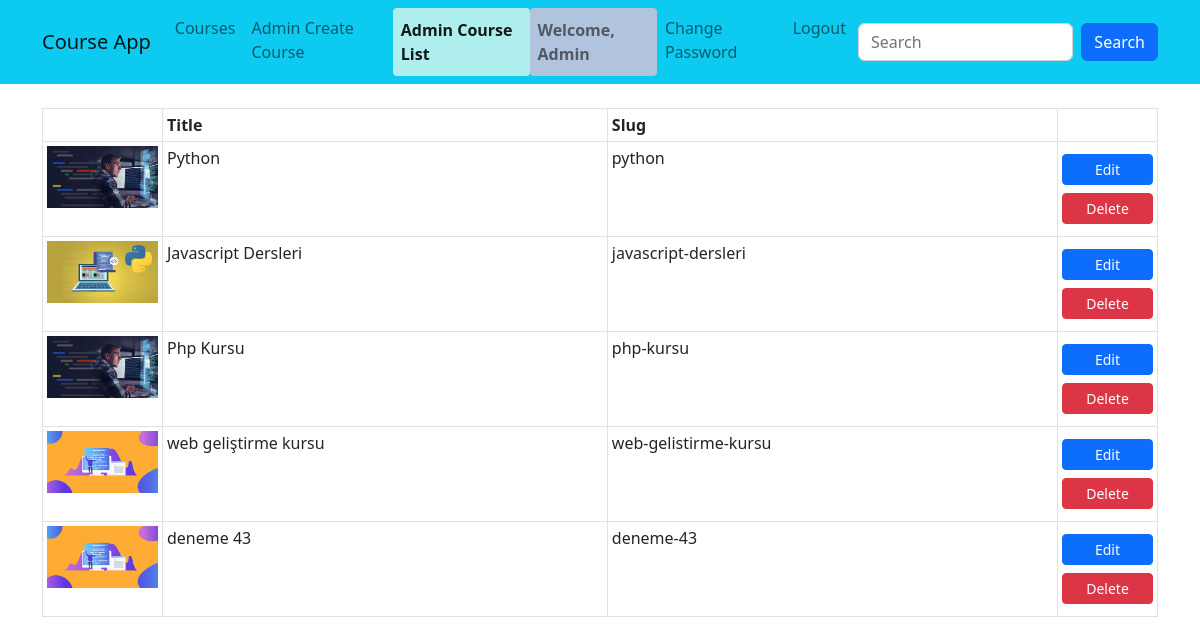
/courses/course-list (signed in), run on the app's committed database.
### courses/models.py (models this page shows, shortened)
class Course(models.Model):
    title = models.CharField(max_length=50)
    description =models.TextField()
    image = models.ImageField(upload_to="images",default="")
    date = models.DateField(auto_now_add=True)
    isActive = models.BooleanField(default=False)
    isHome = models.BooleanField(default=False)
    slug = models.SlugField(null=False,default="",unique=True, db_index=True,blank=True,editable=False)
    categories = models.ManyToManyField(Category,related_name="kurslar",blank=True)

### courses/views.py (the view)
# urls.py: path("course-list",views.courseList, name="course_list"),
@user_passes_test(isAdmin)
def courseList(request):
    courses = Course.objects.all()
    return render(request,"courses/course-list.html",{
        "courses":courses,
    })

### courses/views.py (called while the page is built)
def isAdmin(user):
    return user.is_superuser

### courses/templates/courses/course-list.html (shortened to what this page needs)
{% extends "layout.html" %}
{% load static %}
{% block css_files %}
    <link rel="stylesheet" href="{% static "/courses/css/style.css" %}">
{% endblock css_files %}
{% block content %}
    <div class="container">
        <div class="row mt-4">
            <div class="col-12">
                <table class="table table-sm table-bordered">
                    <thead>
                        <tr>
                            <th style="width: 120px;"></th>
                            <th>Title</th>
                            <th>Slug</th>
                            <th style="width: 100px;"></th>
                        </tr>
                    </thead>
                    <tbody>
                        {% for course in courses %}
                        <tr>
                            <td><img class = "img-fluid" src="{{course.image.url}}" alt="{{course.slug}}"></td>
                            <td>{{course.title}}</td>
                            <td>{{course.slug}}</td>
                            <td class="align-middle">
                                <a href="{% url "course_edit" course.slug %}" class="btn btn-primary btn-sm w-100 mb-2 mt-2">Edit</a>
                                <a href="{% url "course_delete" course.slug %}" class="btn btn-danger btn-sm w-100 mb-2">Delete</a>
                            </td>
                        </tr>
                    {% endfor %}
                    </tbody>
                </table>
            </div>
        </div>
    </div>
{% endblock content %}

### templates/partials/_nav.html (shortened to what this page needs)
<nav class = "navbar navbar-expand-lg bg-info">
    <div class="container">
        <a href="{% url "courses" %}" class="navbar-brand">Course App</a>
        <div class="collapse navbar-collapse" id="navbar">
            <ul class="navbar-nav me-auto">
                <li class="nav-item">
                    <a href="{% url "courses" %}" class="nav-link {% if "/courses/category" in request.path or request.path == "/courses/" %}active{% endif %}">Courses</a>
                </li>
                {% if user.is_superuser %}
                    <li class="nav-item">
                        <a href="{% url "create_course" %}" class="nav-link {% if request.path == '/courses/create-course' %}active{% endif %}">Admin Create Course</a>
                    </li>
                    <li>
                        <a href="{% url "course_list" %}" class="nav-link {% if request.path == '/courses/course-list' %}active{% endif %}">Admin Course List</a>
                    </li>
                {% endif %}
            </ul>
            <ul class="navbar-nav me-1">
                {% if user.is_authenticated %}
                    <li class="nav-item">
                        <a class="nav-link active-user">Welcome, {{user.username|title}}</a>
                    </li>
                    <li class="nav-item">
                        <a href="{% url "change_password" %}" class="nav-link">Change Password</a>
                    </li>
                    <li class="nav-item">
                        <a href="{% url "user_logout" %}" class="nav-link">Logout</a>
                    </li>
                {% endif %}
            </ul>
            <form action="{% url "search" %}" method="GET" class="d-flex">
                <input class="form-control me-2" name="q" type="text" placeholder="Search" aria-label="Search">
                <button class="btn btn-primary" type="submit">Search</button>
            </form>
        </div>
    </div>
</nav>

### static/css/style.css (style rules this page uses)
.nav-link.active { background-color: #AEEEEE; font-weight: bold; border-radius: 0.25rem; padding: 10px 15px; }
.nav-link.active-user { background-color: #B0C4DE; font-weight: bold; border-radius: 0.25rem; padding: 10px 15px; }

### data on the page
Course: image (picture), title "Python", slug "python"
Course: image (picture), title "Javascript Dersleri", slug "javascript-dersleri"
Course: image (picture), title "Php Kursu", slug "php-kursu"
Course: image (picture), title "web geliştirme kursu", slug "web-gelistirme-kursu"
Course: image (picture), title "deneme 43", slug "deneme-43"

### other printed values
{{ user.username|title }} "Admin"
